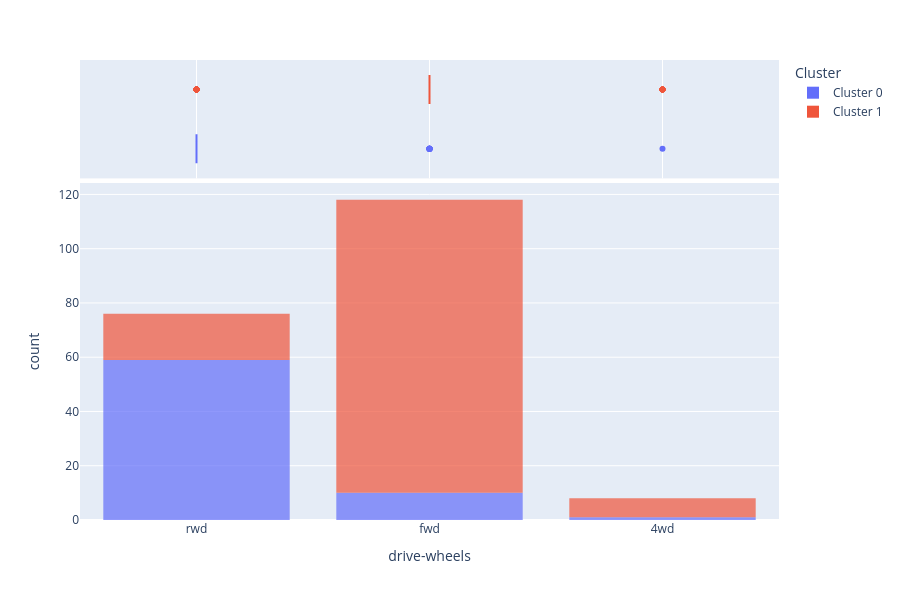

Notebook code cell kept with this figure:
### Code cell
# Графік розподілу за типом ведучих коліс
plot_model(kmeans, plot = 'distribution', feature="drive-wheels")

### Figure 1 — Plotly figure (JSON) as saved in the notebook; plotly's stock layout.template omitted (floating-point values rounded to 4 significant figures; data arrays with more than 128 entries replaced by an {"elided": "..."} marker saying what was removed)
{"data": [{"alignmentgroup": "True", "bingroup": "x", "hovertemplate": "Cluster=Cluster 0<br>drive-wheels=%{x}<br>count=%{y}<extra></extra>", "legendgroup": "Cluster 0", "marker": {"color": "#636efa", "opacity": 0.7, "pattern": {"shape": ""}}, "name": "Cluster 0", "offsetgroup": "Cluster 0", "orientation": "v", "showlegend": true, "type": "histogram", "x": ["rwd", "rwd", "rwd", "rwd", "rwd", "rwd", "rwd", "rwd", "rwd", "rwd", "rwd", "rwd", "fwd", "fwd", "rwd", "rwd", "rwd", "rwd", "rwd", "rwd", "rwd", "rwd", "rwd", "rwd", "rwd", "rwd", "rwd", "rwd", "rwd", "rwd", "rwd", "rwd", "rwd", "rwd", "rwd", "rwd", "rwd", "fwd", "rwd", "rwd", "rwd", "rwd", "fwd", "fwd", "rwd", "rwd", "rwd", "rwd", "rwd", "rwd", "fwd", "rwd", "rwd", "rwd", "rwd", "rwd", "rwd", "rwd", "rwd", "rwd", "rwd", "rwd", "rwd", "fwd", "rwd", "fwd", "fwd", "fwd", "rwd", "4wd"], "xaxis": "x", "yaxis": "y"}, {"alignmentgroup": "True", "customdata": {"elided": "70x26 mixed values"}, "hovertemplate": "Cluster=%{customdata[25]}<br>drive-wheels=%{x}<br>symboling=%{customdata[0]}<br>normalized-losses=%{customdata[1]}<br>make=%{customdata[2]}<br>fuel-type=%{customdata[3]}<br>aspiration=%{customdata[4]}<br>num-of-doors=%{customdata[5]}<br>body-style=%{customdata[6]}<br>engine-location=%{customdata[7]}<br>wheel-base=%{customdata[8]}<br>length=%{customdata[9]}<br>width=%{customdata[10]}<br>height=%{customdata[11]}<br>curb-weight=%{customdata[12]}<br>engine-type=%{customdata[13]}<br>num-of-cylinders=%{customdata[14]}<br>engine-size=%{customdata[15]}<br>fuel-system=%{customdata[16]}<br>bore=%{customdata[17]}<br>stroke=%{customdata[18]}<br>compression-ratio=%{customdata[19]}<br>horsepower=%{customdata[20]}<br>peak-rpm=%{customdata[21]}<br>city-mpg=%{customdata[22]}<br>highway-mpg=%{customdata[23]}<br>price=%{customdata[24]}<extra></extra>", "legendgroup": "Cluster 0", "marker": {"color": "#636efa"}, "name": "Cluster 0", "notched": true, "offsetgroup": "Cluster 0", "showlegend": false, "type": "box", "x": ["rwd", "rwd", "rwd", "rwd", "rwd", "rwd", "rwd", "rwd", "rwd", "rwd", "rwd", "rwd", "fwd", "fwd", "rwd", "rwd", "rwd", "rwd", "rwd", "rwd", "rwd", "rwd", "rwd", "rwd", "rwd", "rwd", "rwd", "rwd", "rwd", "rwd", "rwd", "rwd", "rwd", "rwd", "rwd", "rwd", "rwd", "fwd", "rwd", "rwd", "rwd", "rwd", "fwd", "fwd", "rwd", "rwd", "rwd", "rwd", "rwd", "rwd", "fwd", "rwd", "rwd", "rwd", "rwd", "rwd", "rwd", "rwd", "rwd", "rwd", "rwd", "rwd", "rwd", "fwd", "rwd", "fwd", "fwd", "fwd", "rwd", "4wd"], "xaxis": "x2", "yaxis": "y2"}, {"alignmentgroup": "True", "bingroup": "x", "hovertemplate": "Cluster=Cluster 1<br>drive-wheels=%{x}<br>count=%{y}<extra></extra>", "legendgroup": "Cluster 1", "marker": {"color": "#EF553B", "opacity": 0.7, "pattern": {"shape": ""}}, "name": "Cluster 1", "offsetgroup": "Cluster 1", "orientation": "v", "showlegend": true, "type": "histogram", "x": {"elided": "132 str values"}, "xaxis": "x", "yaxis": "y"}, {"alignmentgroup": "True", "customdata": {"elided": "132x26 mixed values"}, "hovertemplate": "Cluster=%{customdata[25]}<br>drive-wheels=%{x}<br>symboling=%{customdata[0]}<br>normalized-losses=%{customdata[1]}<br>make=%{customdata[2]}<br>fuel-type=%{customdata[3]}<br>aspiration=%{customdata[4]}<br>num-of-doors=%{customdata[5]}<br>body-style=%{customdata[6]}<br>engine-location=%{customdata[7]}<br>wheel-base=%{customdata[8]}<br>length=%{customdata[9]}<br>width=%{customdata[10]}<br>height=%{customdata[11]}<br>curb-weight=%{customdata[12]}<br>engine-type=%{customdata[13]}<br>num-of-cylinders=%{customdata[14]}<br>engine-size=%{customdata[15]}<br>fuel-system=%{customdata[16]}<br>bore=%{customdata[17]}<br>stroke=%{customdata[18]}<br>compression-ratio=%{customdata[19]}<br>horsepower=%{customdata[20]}<br>peak-rpm=%{customdata[21]}<br>city-mpg=%{customdata[22]}<br>highway-mpg=%{customdata[23]}<br>price=%{customdata[24]}<extra></extra>", "legendgroup": "Cluster 1", "marker": {"color": "#EF553B"}, "name": "Cluster 1", "notched": true, "offsetgroup": "Cluster 1", "showlegend": false, "type": "box", "x": {"elided": "132 str values"}, "xaxis": "x2", "yaxis": "y2"}], "layout": {"barmode": "relative", "height": 600, "legend": {"title": {"text": "Cluster"}, "tracegroupgap": 0}, "margin": {"t": 60}, "xaxis": {"anchor": "y", "domain": [0, 1], "title": {"text": "drive-wheels"}}, "xaxis2": {"anchor": "y2", "domain": [0, 1], "matches": "x", "showgrid": true, "showticklabels": false}, "yaxis": {"anchor": "x", "domain": [0, 0.7326], "title": {"text": "count"}}, "yaxis2": {"anchor": "x2", "domain": [0.7426, 1], "matches": "y2", "showgrid": false, "showline": false, "showticklabels": false, "ticks": ""}}}
